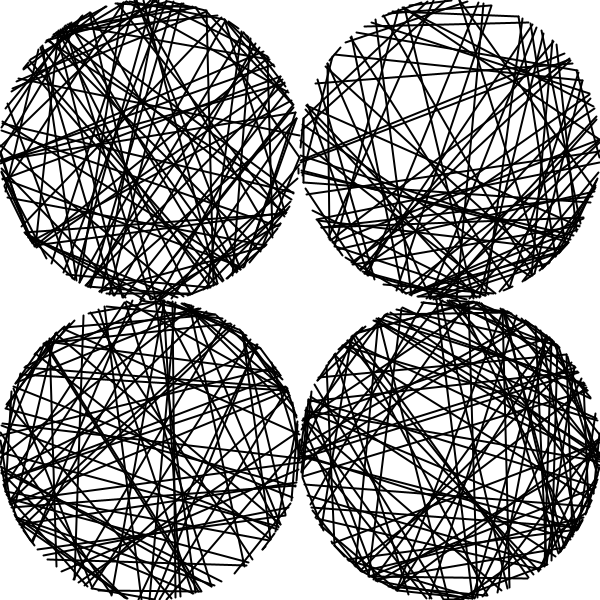
Frame 1 (no input)
Frame 60 (the mouse pressed at the canvas centre just before this capture): identical to frame 1, image omitted
Frame 120 (the mouse held since frame 60 and released just before this capture): identical to frame 1, image omitted

The Processing sketch that drew this single still picture (run headless with seeded random() and noise(); from frame 60 on, the mouse is pressed at the canvas centre):

// Processing sketch: GeorgNeesUntitled18
// ── GeorgNeesUntitled18.pde
           int radius = 150;
            int min, max;

            void setup() {
              size( 600, 600 );
              background( 255 );
              stroke( 0 );
              noFill();
              strokeWeight( 2 );
              min = 100;
              max = 300;
              drawCircles();
            }

            void draw() {}

            void drawCircles() {
             background( 255 );
             
             for( int r = 0; r < 2; r++ ) {
               for( int c = 0; c < 2; c++ ) {
                  pushMatrix();
                    translate( 150+(300*r), 150+(300*c));
                    //ellipse( 0, 0, 300, 300 );
                    for( int i = 0; i < (int)random(min,max); i++ ) {
                      float a = random(0, TWO_PI);
                      float x1 = radius*cos(a);
                      float y1 = radius*sin(a);
                      a = random(0, TWO_PI);
                      float x2 = radius*cos(a);
                      float y2 = radius*sin(a);
                    
                      line( x1, y1, x2, y2);
                    }
                  popMatrix();
               }
             }
            }

            void mousePressed() {
              drawCircles();
            }
